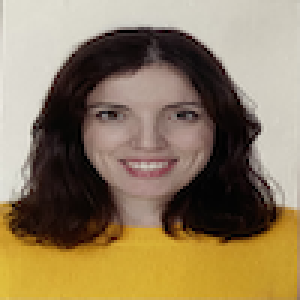
#> input picture 1DAM/Programación/CursoDePython/Practica16/ines.png, 100 x 100 px (shown 3 times larger)
$ python python064-RecorrerPixelsGrises02.py
#> lines starting #> are read from the running program, lines starting #| are printed output that depends on the picture
from PIL import Image
import math

imagen = Image.open("ines.png")
#> imagen is the input picture: PIL image 100x100 RGBA; mean R, G, B, A 142.9, 124.1, 94, 255
pixeles = imagen.load()
#proporciona informacion sobre la imagen
print(imagen.size)
#| (100, 100)
#leer el color del primer pixel
print(pixeles[0,0])
#| (190, 187, 176, 255)
#cojo la altura y la anchura
altura = imagen.size[1]
#> altura = 100
anchura = imagen.size[0]
#> anchura = 100
#recorre la imagen pixel a pixel
for x in range(0, anchura):
    for y in range(0, altura):
        #almaceno colores
        rojo = pixeles[x,y][0]
        verde = pixeles[x,y][1]
        azul = pixeles[x,y][2]
        #los tres canales tienen el mismo valor. escala de grises teniendo en cuenta las tres escalas de color
        color = math.floor((rojo+verde+azul)/3)
        rojo = color
        verde = color
        azul = color
        #reasigno colores
        pixeles[x,y] = (rojo, verde, azul)

print(anchura)
#| 100

imagen.save("inesguardado.png")
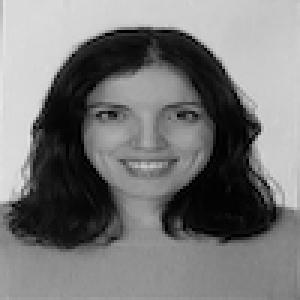
#> saved as inesguardado.png: PIL image 100x100 RGBA (shown 3 times larger); mean R, G, B, A 120, 120, 120, 255
